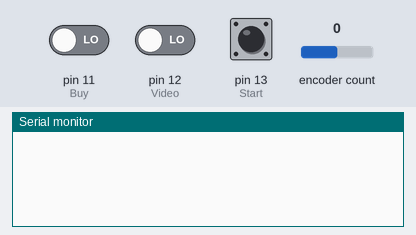
The sketch below on a simulated Arduino Uno, built with avr-gcc and run on an emulated ATmega328P. On the bench: the last lines printed to the serial monitor. Inputs (shaded band) come from the test bench; at power-on: encoder count 0, pin 11 (Buy) LOW, pin 12 (Video) LOW, pin 13 (Start) LOW.

Above: at 1.2 s.
1.3 s: encoder count set to 1
At 2.3 s:
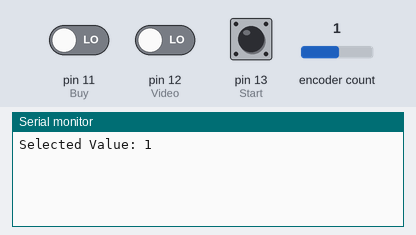
2.8 s: pin 11 (Buy) driven HIGH
At 3.6 s:
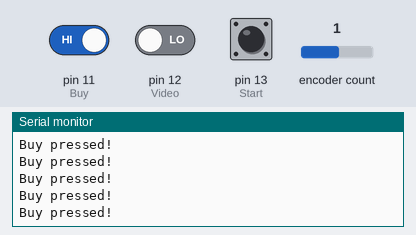
4.7 s: pin 12 (Video) driven HIGH
6.3 s: pin 13 (Start) pulled HIGH for 0.15 s
9.4 s: pin 13 (Start) pulled HIGH for 1 s
13.4 s: encoder count set to 2
At 14.4 s:
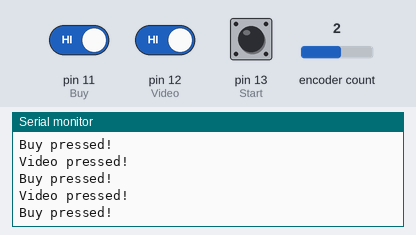

Measured:
- after the input at 1.3 s, the serial monitor: prints a new line at once (image 1)
- after the input at 2.8 s, the serial monitor: prints a new line at once (image 2)
- after the input at 13.4 s, the serial monitor: prints a new line after 0.09 s (image 3)

The sketch:

arduino_mio.ino
```cpp
#include <Encoder.h>

// Pin dell'encoder
const int EncoderPinA = 2;
const int EncoderPinB = 3;

// Inizializza l'oggetto encoder
Encoder myEnc(EncoderPinA, EncoderPinB);

long oldEncoderValue = 0;     // Valore precedente dell'encoder (tipo long)
long selectedValue = 0;       // Valore selezionato dall'encoder (potrebbe essere un'opzione, una quantità, ecc.)
const int encoderDivisor = 4; // Divisore per ridurre il numero di conteggi

// Pulsanti
const int Start = 13, Video = 12, Buy = 11;
bool Start_State, Video_State, Buy_State;

// Variabili per la gestione del pulsante Start
unsigned long lastPressTime = 0;
unsigned long pressDuration = 0;
int pressCount = 0;
const unsigned long shortPressTime = 1500;      // Durata massima per un "short press" (in millisecondi)
const unsigned long doublePressInterval = 500; // Intervallo massimo tra due pressioni per un "double press" (in millisecondi)

void setup()
{
  Serial.begin(9600);

  // Configura i pin dei pulsanti
  pinMode(Start, INPUT);
  pinMode(Video, INPUT);
  pinMode(Buy, INPUT);
}

void loop()
{
  // Lettura ingressi digitali
  Start_State = digitalRead(Start);
  Video_State = digitalRead(Video);
  Buy_State = digitalRead(Buy);

  // Gestione del pulsante Start
  if (Start_State == HIGH)
  {
    // Se è la prima pressione o se è passato più di 1 secondo dall'ultima pressione
    if (pressCount == 0 || (millis() - lastPressTime > doublePressInterval))
    {
      pressCount = 1; // Inizia il conteggio delle pressioni
      Serial.println("Start pressed!"); // Stampa solo una volta per ogni pressione
    }
    else if (pressCount == 1 && (millis() - lastPressTime <= doublePressInterval))
    {
      pressCount++; // Incrementa il contatore solo se è una seconda pressione entro l'intervallo
    }

    lastPressTime = millis(); // Aggiorna il tempo dell'ultima pressione

    // Aggiungi un ritardo per evitare letture multiple immediate
    delay(100); // Debounce
  }
  else
  {
    // Gestisci il rilascio del pulsante
    if (pressCount > 0)
    {
      pressDuration = millis() - lastPressTime;
      if (pressDuration > shortPressTime)
      {
        if (pressCount == 1)
        {
          Serial.println("Short press detected!");
        }
        else if (pressCount == 2)
        {
          Serial.println("Double press detected!");
        }
        Serial.print("Durata della pressione: ");
        Serial.print(pressDuration);
        Serial.println(" ms"); // Stampa la durata della pressione
        pressCount = 0; // Resetta il contatore dopo aver gestito la pressione
      }
    }
  }

  // Gestione del pulsante Video
  if (Video_State == HIGH)
  {
    Serial.println("Video pressed!");
  }

  // Gestione del pulsante Buy
  if (Buy_State == HIGH)
  {
    Serial.println("Buy pressed!");
  }

  // Leggi la posizione corrente dell'encoder
  long newEncoderValue = myEnc.read();

  // Verifica se l'encoder ha cambiato posizione
  if (newEncoderValue != oldEncoderValue)
  {
    // Calcola il nuovo valore da selezionare (incrementa/decrementa di 1)
    if (newEncoderValue % encoderDivisor == 0)
    {
      if (newEncoderValue > oldEncoderValue)
      {
        selectedValue++; // Incrementa il valore
      }
      else
      {
        selectedValue--; // Decrementa il valore
      }

      // Stampa il valore selezionato per il debug
      Serial.print("Selected Value: ");
      Serial.println(selectedValue);

      oldEncoderValue = newEncoderValue; // Aggiorna il valore precedente dell'encoder
    }
  }
}
```
